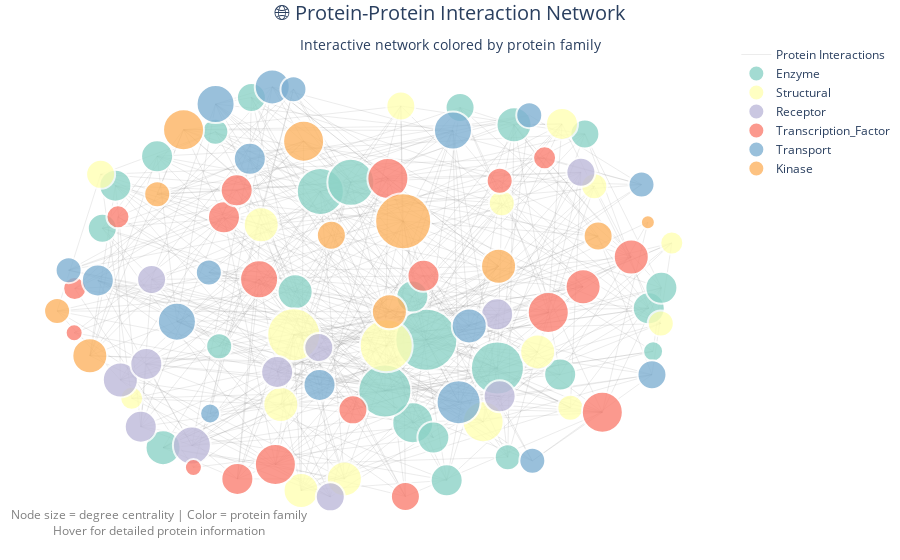

The cell this chart's notebook holds for it:
### Code cell
# 🌐 Protein-Protein Interaction Network Visualization
# Create interactive network graphs with NetworkX and Plotly

print("🌐 Creating Protein-Protein Interaction Network Visualization")
print("=" * 60)

def create_protein_network_visualization():
    """
    Create an interactive protein-protein interaction network with biological annotations
    """
    
    # Create NetworkX graph from PPI data
    G = nx.Graph()
    
    # Add nodes (proteins) with attributes
    for _, protein in protein_data.iterrows():
        G.add_node(protein['protein_id'], 
                  family=protein['family'],
                  function=protein['function'],
                  expression=protein['expression_level'],
                  location=protein['cellular_location'],
                  mw=protein['molecular_weight'])
    
    # Add edges (interactions) with weights
    for _, interaction in ppi_network.iterrows():
        if interaction['confidence'] > 0.3:  # Filter for high-confidence interactions
            G.add_edge(interaction['protein_a'], 
                      interaction['protein_b'],
                      weight=interaction['interaction_strength'],
                      evidence=interaction['evidence_type'],
                      confidence=interaction['confidence'])
    
    print(f"📊 Network Statistics:")
    print(f"   🔸 Nodes (Proteins): {G.number_of_nodes()}")
    print(f"   🔗 Edges (Interactions): {G.number_of_edges()}")
    print(f"   🌐 Network Density: {nx.density(G):.4f}")
    print(f"   🔄 Average Clustering: {nx.average_clustering(G):.4f}")
    
    # Calculate network layout using spring layout for biological networks
    pos = nx.spring_layout(G, k=1, iterations=50, seed=42)
    
    # Calculate node properties for visualization
    node_degrees = dict(G.degree())
    betweenness = nx.betweenness_centrality(G)
    closeness = nx.closeness_centrality(G)
    
    # Create edge trace for Plotly
    edge_x = []
    edge_y = []
    edge_weights = []
    
    for edge in G.edges():
        x0, y0 = pos[edge[0]]
        x1, y1 = pos[edge[1]]
        edge_x.extend([x0, x1, None])
        edge_y.extend([y0, y1, None])
        edge_weights.append(G[edge[0]][edge[1]]['weight'])
    
    # Create edge trace
    edge_trace = go.Scatter(
        x=edge_x, y=edge_y,
        line=dict(width=0.5, color='rgba(125,125,125,0.3)'),
        hoverinfo='none',
        mode='lines',
        name='Protein Interactions'
    )
    
    # Create node traces by protein family for color coding
    families = protein_data['family'].unique()
    family_colors = px.colors.qualitative.Set3
    
    node_traces = []
    
    for i, family in enumerate(families):
        family_proteins = protein_data[protein_data['family'] == family]['protein_id'].tolist()
        family_nodes = [node for node in G.nodes() if node in family_proteins]
        
        if family_nodes:
            node_x = [pos[node][0] for node in family_nodes]
            node_y = [pos[node][1] for node in family_nodes]
            
            # Get node properties
            node_sizes = [node_degrees[node] * 3 + 5 for node in family_nodes]
            node_expressions = [G.nodes[node]['expression'] for node in family_nodes]
            node_locations = [G.nodes[node]['location'] for node in family_nodes]
            node_functions = [G.nodes[node]['function'] for node in family_nodes]
            
            hover_text = []
            for j, node in enumerate(family_nodes):
                hover_text.append(
                    f"Protein: {node}<br>"
                    f"Family: {family}<br>"
                    f"Function: {node_functions[j]}<br>"
                    f"Location: {node_locations[j]}<br>"
                    f"Expression: {node_expressions[j]:.2f} FPKM<br>"
                    f"Connections: {node_degrees[node]}<br>"
                    f"Betweenness: {betweenness[node]:.4f}<br>"
                    f"Closeness: {closeness[node]:.4f}"
                )
            
            node_trace = go.Scatter(
                x=node_x, y=node_y,
                mode='markers',
                hoverinfo='text',
                text=hover_text,
                name=family,
                marker=dict(
                    size=node_sizes,
                    color=family_colors[i % len(family_colors)],
                    line=dict(width=2, color='white'),
                    opacity=0.8
                )
            )
            node_traces.append(node_trace)
    
    # Create the network visualization
    fig = go.Figure(data=[edge_trace] + node_traces,
                   layout=go.Layout(
                       title={
                           'text': "🌐 Protein-Protein Interaction Network<br><sub>Interactive network colored by protein family</sub>",
                           'x': 0.5,
                           'xanchor': 'center',
                           'font': {'size': 20}
                       },
                       showlegend=True,
                       hovermode='closest',
                       margin=dict(b=20,l=5,r=5,t=40),
                       annotations=[ dict(
                           text="Node size = degree centrality | Color = protein family<br>Hover for detailed protein information",
                           showarrow=False,
                           xref="paper", yref="paper",
                           x=0.005, y=-0.002,
                           xanchor='left', yanchor='bottom',
                           font=dict(color='gray', size=12)
                       )],
                       xaxis=dict(showgrid=False, zeroline=False, showticklabels=False),
                       yaxis=dict(showgrid=False, zeroline=False, showticklabels=False),
                       plot_bgcolor='white',
                       paper_bgcolor='white'
                   ))
    
    return fig, G

# Create and display the protein network
protein_network_fig, protein_graph = create_protein_network_visualization()
protein_network_fig.show()

# Analyze network communities
print("\n🏘️  NETWORK COMMUNITY ANALYSIS:")
print("=" * 40)

# Find communities using Louvain algorithm
communities = community.greedy_modularity_communities(protein_graph)
modularity = community.modularity(protein_graph, communities)

print(f"🔍 Detected Communities: {len(communities)}")
print(f"📊 Modularity Score: {modularity:.4f}")

for i, comm in enumerate(communities):
    if len(comm) >= 3:  # Only show communities with 3+ proteins
        comm_families = [protein_data[protein_data['protein_id'] == node]['family'].iloc[0] 
                        for node in comm if node in protein_data['protein_id'].values]
        family_counts = pd.Series(comm_families).value_counts()
        print(f"   Community {i+1}: {len(comm)} proteins")
        print(f"      Top families: {', '.join([f'{k}({v})' for k, v in family_counts.head(2).items()])}")

# Calculate hub proteins (high degree centrality)
degree_centrality = nx.degree_centrality(protein_graph)
hub_proteins = sorted(degree_centrality.items(), key=lambda x: x[1], reverse=True)[:10]

print(f"\n🎯 TOP HUB PROTEINS (High Connectivity):")
print("=" * 45)
for i, (protein, centrality) in enumerate(hub_proteins):
    protein_info = protein_data[protein_data['protein_id'] == protein].iloc[0]
    print(f"   {i+1}. {protein}: {centrality:.4f}")
    print(f"      Family: {protein_info['family']}, Function: {protein_info['function']}")

print(f"\n✅ Protein-Protein Interaction Network Analysis Complete!")
print(f"🎨 Interactive visualization shows {protein_graph.number_of_nodes()} proteins and {protein_graph.number_of_edges()} interactions")

### Figure 1 — Plotly figure (JSON) as saved in the notebook; plotly's stock layout.template omitted (floating-point values rounded to 4 significant figures; data arrays with more than 128 entries replaced by an {"elided": "..."} marker saying what was removed)
{"data": [{"hoverinfo": "none", "line": {"color": "rgba(125,125,125,0.3)", "width": 0.5}, "mode": "lines", "name": "Protein Interactions", "type": "scatter", "x": {"elided": "1386 float values"}, "y": {"elided": "1386 float values"}}, {"hoverinfo": "text", "marker": {"color": "rgb(141,211,199)", "line": {"color": "white", "width": 2}, "opacity": 0.8, "size": [47, 41, 32, 32, 26, 29, 29, 32, 32, 62, 32, 35, 47, 53, 32, 35, 26, 20, 35, 29, 32, 53, 26, 29, 32]}, "mode": "markers", "name": "Enzyme", "text": ["Protein: PROT_0001<br>Family: Enzyme<br>Function: Apoptosis<br>Location: Mitochondria<br>Expression: 444.22 FPKM<br>Connections: 14<br>Betweenness: 0.0295<br>Closeness: 0.4901", "Protein: PROT_0011<br>Family: Enzyme<br>Function: DNA_Repair<br>Location: Mitochondria<br>Expression: 76.18 FPKM<br>Connections: 12<br>Betweenness: 0.0225<br>Closeness: 0.4853", "Protein: PROT_0016<br>Family: Enzyme<br>Function: Metabolism<br>Location: Cytoplasm<br>Expression: 243.47 FPKM<br>Connections: 9<br>Betweenness: 0.0099<br>Closeness: 0.4459", "Protein: PROT_0020<br>Family: Enzyme<br>Function: Cell_Cycle<br>Location: Cytoplasm<br>Expression: 98.55 FPKM<br>Connections: 9<br>Betweenness: 0.0133<br>Closeness: 0.4304", "Protein: PROT_0023<br>Family: Enzyme<br>Function: Immune_Response<br>Location: Nucleus<br>Expression: 59.54 FPKM<br>Connections: 7<br>Betweenness: 0.0070<br>Closeness: 0.4213", "Protein: PROT_0027<br>Family: Enzyme<br>Function: Immune_Response<br>Location: Membrane<br>Expression: 20.26 FPKM<br>Connections: 8<br>Betweenness: 0.0077<br>Closeness: 0.4267", "Protein: PROT_0033<br>Family: Enzyme<br>Function: Immune_Response<br>Location: Membrane<br>Expression: 100.34 FPKM<br>Connections: 8<br>Betweenness: 0.0081<br>Closeness: 0.4177", "Protein: PROT_0034<br>Family: Enzyme<br>Function: DNA_Repair<br>Location: Membrane<br>Expression: 229.99 FPKM<br>Connections: 9<br>Betweenness: 0.0100<br>Closeness: 0.4361", "Protein: PROT_0039<br>Family: Enzyme<br>Function: DNA_Repair<br>Location: Membrane<br>Expression: 729.95 FPKM<br>Connections: 9<br>Betweenness: 0.0152<br>Closeness: 0.4249", "Protein: PROT_0040<br>Family: Enzyme<br>Function: Signaling<br>Location: Cytoplasm<br>Expression: 96.16 FPKM<br>Connections: 19<br>Betweenness: 0.0467<br>Closeness: 0.5266", "Protein: PROT_0048<br>Family: Enzyme<br>Function: Apoptosis<br>Location: Cytoplasm<br>Expression: 340.94 FPKM<br>Connections: 9<br>Betweenness: 0.0101<br>Closeness: 0.4400", "Protein: PROT_0050<br>Family: Enzyme<br>Function: Immune_Response<br>Location: Nucleus<br>Expression: 120.95 FPKM<br>Connections: 10<br>Betweenness: 0.0164<br>Closeness: 0.4521", "Protein: PROT_0058<br>Family: Enzyme<br>Function: DNA_Repair<br>Location: Membrane<br>Expression: 65.68 FPKM<br>Connections: 14<br>Betweenness: 0.0315<br>Closeness: 0.4692", "Protein: PROT_0059<br>Family: Enzyme<br>Function: Immune_Response<br>Location: Membrane<br>Expression: 298.60 FPKM<br>Connections: 16<br>Betweenness: 0.0383<br>Closeness: 0.5025", "Protein: PROT_0060<br>Family: Enzyme<br>Function: Cell_Cycle<br>Location: Nucleus<br>Expression: 270.40 FPKM<br>Connections: 9<br>Betweenness: 0.0124<br>Closeness: 0.4420", "Protein: PROT_0061<br>Family: Enzyme<br>Function: Metabolism<br>Location: Mitochondria<br>Expression: 91.72 FPKM<br>Connections: 10<br>Betweenness: 0.0121<br>Closeness: 0.4400", "Protein: PROT_0066<br>Family: Enzyme<br>Function: Apoptosis<br>Location: Membrane<br>Expression: 316.06 FPKM<br>Connections: 7<br>Betweenness: 0.0058<br>Closeness: 0.4195", "Protein: PROT_0068<br>Family: Enzyme<br>Function: Cell_Cycle<br>Location: Nucleus<br>Expression: 224.50 FPKM<br>Connections: 5<br>Betweenness: 0.0033<br>Closeness: 0.3929", "Protein: PROT_0074<br>Family: Enzyme<br>Function: Immune_Response<br>Location: Mitochondria<br>Expression: 905.93 FPKM<br>Connections: 10<br>Betweenness: 0.0161<br>Closeness: 0.4439", "Protein: PROT_0079<br>Family: Enzyme<br>Function: Immune_Response<br>Location: Cytoplasm<br>Expression: 245.04 FPKM<br>Connections: 8<br>Betweenness: 0.0089<br>Closeness: 0.4231", "Protein: PROT_0083<br>Family: Enzyme<br>Function: DNA_Repair<br>Location: Mitochondria<br>Expression: 86.05 FPKM<br>Connections: 9<br>Betweenness: 0.0147<br>Closeness: 0.4459", "Protein: PROT_0086<br>Family: Enzyme<br>Function: Cell_Cycle<br>Location: Nucleus<br>Expression: 96.54 FPKM<br>Connections: 16<br>Betweenness: 0.0418<br>Closeness: 0.5077", "Protein: PROT_0095<br>Family: Enzyme<br>Function: Signaling<br>Location: Nucleus<br>Expression: 252.00 FPKM<br>Connections: 7<br>Betweenness: 0.0056<br>Closeness: 0.4249", "Protein: PROT_0096<br>Family: Enzyme<br>Function: DNA_Repair<br>Location: Membrane<br>Expression: 123.48 FPKM<br>Connections: 8<br>Betweenness: 0.0109<br>Closeness: 0.4267", "Protein: PROT_0097<br>Family: Enzyme<br>Function: Metabolism<br>Location: Nucleus<br>Expression: 135.63 FPKM<br>Connections: 9<br>Betweenness: 0.0131<br>Closeness: 0.4323"], "type": "scatter", "x": [-0.1385, 0.1609, 0.2708, 0.6385, -0.4788, 0.7184, -0.845, -0.6675, 0.2275, 0.2048, 0.1595, -0.6481, -0.03988, 0.4351, 0.9255, 0.4889, -0.4664, 0.9395, -0.2203, 0.3141, -0.8027, 0.07046, 0.4687, -0.3618, 0.9663], "y": [0.4886, -0.6288, -0.9063, -0.3961, 0.7768, 0.7661, 0.3108, 0.6583, -0.7001, -0.2274, -0.01903, -0.7488, 0.5325, -0.3643, -0.07572, 0.8104, -0.259, -0.2835, 0.003808, 0.8938, 0.5164, -0.4752, -0.7947, 0.9423, 0.02293]}, {"hoverinfo": "text", "marker": {"color": "rgb(255,255,179)", "line": {"color": "white", "width": 2}, "opacity": 0.8, "size": [26, 29, 29, 35, 35, 53, 23, 53, 26, 35, 35, 26, 35, 41, 32, 23, 26]}, "mode": "markers", "name": "Structural", "text": ["Protein: PROT_0002<br>Family: Structural<br>Function: Signaling<br>Location: Membrane<br>Expression: 106.12 FPKM<br>Connections: 7<br>Betweenness: 0.0059<br>Closeness: 0.4213", "Protein: PROT_0004<br>Family: Structural<br>Function: Signaling<br>Location: Mitochondria<br>Expression: 50.39 FPKM<br>Connections: 8<br>Betweenness: 0.0102<br>Closeness: 0.4091", "Protein: PROT_0005<br>Family: Structural<br>Function: Signaling<br>Location: Cytoplasm<br>Expression: 40.22 FPKM<br>Connections: 8<br>Betweenness: 0.0066<br>Closeness: 0.4249", "Protein: PROT_0010<br>Family: Structural<br>Function: DNA_Repair<br>Location: Cytoplasm<br>Expression: 879.12 FPKM<br>Connections: 10<br>Betweenness: 0.0112<br>Closeness: 0.4521", "Protein: PROT_0014<br>Family: Structural<br>Function: Apoptosis<br>Location: Cytoplasm<br>Expression: 35.31 FPKM<br>Connections: 10<br>Betweenness: 0.0149<br>Closeness: 0.4381", "Protein: PROT_0021<br>Family: Structural<br>Function: Metabolism<br>Location: Cytoplasm<br>Expression: 981.96 FPKM<br>Connections: 16<br>Betweenness: 0.0313<br>Closeness: 0.4877", "Protein: PROT_0026<br>Family: Structural<br>Function: Cell_Cycle<br>Location: Cytoplasm<br>Expression: 269.25 FPKM<br>Connections: 6<br>Betweenness: 0.0021<br>Closeness: 0.3976", "Protein: PROT_0043<br>Family: Structural<br>Function: Cell_Cycle<br>Location: Nucleus<br>Expression: 129.58 FPKM<br>Connections: 16<br>Betweenness: 0.0356<br>Closeness: 0.4877", "Protein: PROT_0045<br>Family: Structural<br>Function: DNA_Repair<br>Location: Membrane<br>Expression: 102.67 FPKM<br>Connections: 7<br>Betweenness: 0.0062<br>Closeness: 0.4267", "Protein: PROT_0056<br>Family: Structural<br>Function: Apoptosis<br>Location: Mitochondria<br>Expression: 186.60 FPKM<br>Connections: 10<br>Betweenness: 0.0221<br>Closeness: 0.4583", "Protein: PROT_0062<br>Family: Structural<br>Function: Metabolism<br>Location: Cytoplasm<br>Expression: 18.29 FPKM<br>Connections: 10<br>Betweenness: 0.0119<br>Closeness: 0.4583", "Protein: PROT_0076<br>Family: Structural<br>Function: Metabolism<br>Location: Cytoplasm<br>Expression: 113.19 FPKM<br>Connections: 7<br>Betweenness: 0.0069<br>Closeness: 0.4074", "Protein: PROT_0089<br>Family: Structural<br>Function: DNA_Repair<br>Location: Membrane<br>Expression: 702.69 FPKM<br>Connections: 10<br>Betweenness: 0.0122<br>Closeness: 0.4400", "Protein: PROT_0090<br>Family: Structural<br>Function: Immune_Response<br>Location: Mitochondria<br>Expression: 55.63 FPKM<br>Connections: 12<br>Betweenness: 0.0166<br>Closeness: 0.4541", "Protein: PROT_0092<br>Family: Structural<br>Function: Signaling<br>Location: Membrane<br>Expression: 65.06 FPKM<br>Connections: 9<br>Betweenness: 0.0102<br>Closeness: 0.4361", "Protein: PROT_0098<br>Family: Structural<br>Function: Cell_Cycle<br>Location: Membrane<br>Expression: 89.49 FPKM<br>Connections: 6<br>Betweenness: 0.0058<br>Closeness: 0.4213", "Protein: PROT_0100<br>Family: Structural<br>Function: Immune_Response<br>Location: Nucleus<br>Expression: 243.37 FPKM<br>Connections: 7<br>Betweenness: 0.0064<br>Closeness: 0.4108"], "type": "scatter", "x": [0.749, -0.8504, 0.1222, -0.06067, -0.3301, -0.2249, 1, 0.07484, 0.9644, -0.2667, -0.201, 0.6714, 0.5655, 0.3889, 0.6443, -0.7497, 0.4494], "y": [0.5138, 0.571, 0.9009, -0.8996, 0.3275, -0.2036, 0.2395, -0.2569, -0.1492, -0.5402, -0.9559, -0.5558, -0.2863, -0.6241, 0.8142, -0.5108, 0.4312]}, {"hoverinfo": "text", "marker": {"color": "rgb(190,186,218)", "line": {"color": "white", "width": 2}, "opacity": 0.8, "size": [38, 32, 32, 29, 35, 32, 32, 29, 29, 32, 29]}, "mode": "markers", "name": "Receptor", "text": ["Protein: PROT_0003<br>Family: Receptor<br>Function: Signaling<br>Location: Cytoplasm<br>Expression: 280.09 FPKM<br>Connections: 11<br>Betweenness: 0.0161<br>Closeness: 0.4439", "Protein: PROT_0007<br>Family: Receptor<br>Function: DNA_Repair<br>Location: Nucleus<br>Expression: 53.22 FPKM<br>Connections: 9<br>Betweenness: 0.0089<br>Closeness: 0.4304", "Protein: PROT_0008<br>Family: Receptor<br>Function: DNA_Repair<br>Location: Nucleus<br>Expression: 45.47 FPKM<br>Connections: 9<br>Betweenness: 0.0114<br>Closeness: 0.4195", "Protein: PROT_0009<br>Family: Receptor<br>Function: Signaling<br>Location: Nucleus<br>Expression: 232.71 FPKM<br>Connections: 8<br>Betweenness: 0.0081<br>Closeness: 0.4249", "Protein: PROT_0012<br>Family: Receptor<br>Function: Signaling<br>Location: Mitochondria<br>Expression: 27.34 FPKM<br>Connections: 10<br>Betweenness: 0.0163<br>Closeness: 0.4500", "Protein: PROT_0030<br>Family: Receptor<br>Function: Signaling<br>Location: Nucleus<br>Expression: 322.73 FPKM<br>Connections: 9<br>Betweenness: 0.0122<br>Closeness: 0.4342", "Protein: PROT_0031<br>Family: Receptor<br>Function: DNA_Repair<br>Location: Mitochondria<br>Expression: 141.51 FPKM<br>Connections: 9<br>Betweenness: 0.0113<br>Closeness: 0.4541", "Protein: PROT_0038<br>Family: Receptor<br>Function: Immune_Response<br>Location: Cytoplasm<br>Expression: 91.27 FPKM<br>Connections: 8<br>Betweenness: 0.0095<br>Closeness: 0.4323", "Protein: PROT_0042<br>Family: Receptor<br>Function: Metabolism<br>Location: Mitochondria<br>Expression: 83.24 FPKM<br>Connections: 8<br>Betweenness: 0.0083<br>Closeness: 0.4213", "Protein: PROT_0044<br>Family: Receptor<br>Function: Apoptosis<br>Location: Membrane<br>Expression: 67.12 FPKM<br>Connections: 9<br>Betweenness: 0.0109<br>Closeness: 0.4439", "Protein: PROT_0063<br>Family: Receptor<br>Function: Apoptosis<br>Location: Nucleus<br>Expression: 97.51 FPKM<br>Connections: 8<br>Betweenness: 0.0090<br>Closeness: 0.4323"], "type": "scatter", "x": [-0.5547, 0.4423, -0.7204, -0.1436, -0.7865, -0.7025, -0.2785, 0.7056, -0.1064, 0.4342, -0.6853], "y": [-0.7388, -0.5007, -0.6478, -0.2654, -0.4219, -0.3447, -0.3835, 0.5809, -0.9865, -0.105, 0.06329]}, {"hoverinfo": "text", "marker": {"color": "rgb(251,128,114)", "line": {"color": "white", "width": 2}, "opacity": 0.8, "size": [32, 29, 32, 26, 35, 35, 32, 41, 17, 23, 17, 41, 41, 23, 41, 38, 32, 29, 23]}, "mode": "markers", "name": "Transcription_Factor", "text": ["Protein: PROT_0006<br>Family: Transcription_Factor<br>Function: Cell_Cycle<br>Location: Nucleus<br>Expression: 70.05 FPKM<br>Connections: 9<br>Betweenness: 0.0130<br>Closeness: 0.4381", "Protein: PROT_0015<br>Family: Transcription_Factor<br>Function: Metabolism<br>Location: Nucleus<br>Expression: 45.46 FPKM<br>Connections: 8<br>Betweenness: 0.0087<br>Closeness: 0.4323", "Protein: PROT_0019<br>Family: Transcription_Factor<br>Function: Signaling<br>Location: Cytoplasm<br>Expression: 158.91 FPKM<br>Connections: 9<br>Betweenness: 0.0102<br>Closeness: 0.4342", "Protein: PROT_0024<br>Family: Transcription_Factor<br>Function: Apoptosis<br>Location: Cytoplasm<br>Expression: 94.16 FPKM<br>Connections: 7<br>Betweenness: 0.0070<br>Closeness: 0.4125", "Protein: PROT_0032<br>Family: Transcription_Factor<br>Function: Apoptosis<br>Location: Nucleus<br>Expression: 249.31 FPKM<br>Connections: 10<br>Betweenness: 0.0127<br>Closeness: 0.4500", "Protein: PROT_0047<br>Family: Transcription_Factor<br>Function: Cell_Cycle<br>Location: Mitochondria<br>Expression: 132.23 FPKM<br>Connections: 10<br>Betweenness: 0.0136<br>Closeness: 0.4459", "Protein: PROT_0052<br>Family: Transcription_Factor<br>Function: Apoptosis<br>Location: Nucleus<br>Expression: 1400.81 FPKM<br>Connections: 9<br>Betweenness: 0.0102<br>Closeness: 0.4304", "Protein: PROT_0053<br>Family: Transcription_Factor<br>Function: DNA_Repair<br>Location: Nucleus<br>Expression: 67.52 FPKM<br>Connections: 12<br>Betweenness: 0.0252<br>Closeness: 0.4670", "Protein: PROT_0055<br>Family: Transcription_Factor<br>Function: Cell_Cycle<br>Location: Membrane<br>Expression: 45.44 FPKM<br>Connections: 4<br>Betweenness: 0.0026<br>Closeness: 0.3694", "Protein: PROT_0057<br>Family: Transcription_Factor<br>Function: DNA_Repair<br>Location: Membrane<br>Expression: 105.70 FPKM<br>Connections: 6<br>Betweenness: 0.0055<br>Closeness: 0.4074", "Protein: PROT_0067<br>Family: Transcription_Factor<br>Function: Immune_Response<br>Location: Membrane<br>Expression: 1026.12 FPKM<br>Connections: 4<br>Betweenness: 0.0016<br>Closeness: 0.3779", "Protein: PROT_0069<br>Family: Transcription_Factor<br>Function: Cell_Cycle<br>Location: Mitochondria<br>Expression: 261.85 FPKM<br>Connections: 12<br>Betweenness: 0.0213<br>Closeness: 0.4714", "Protein: PROT_0073<br>Family: Transcription_Factor<br>Function: Immune_Response<br>Location: Membrane<br>Expression: 313.91 FPKM<br>Connections: 12<br>Betweenness: 0.0210<br>Closeness: 0.4500", "Protein: PROT_0077<br>Family: Transcription_Factor<br>Function: Cell_Cycle<br>Location: Mitochondria<br>Expression: 231.90 FPKM<br>Connections: 6<br>Betweenness: 0.0064<br>Closeness: 0.3913", "Protein: PROT_0078<br>Family: Transcription_Factor<br>Function: Signaling<br>Location: Mitochondria<br>Expression: 462.31 FPKM<br>Connections: 12<br>Betweenness: 0.0200<br>Closeness: 0.4670", "Protein: PROT_0080<br>Family: Transcription_Factor<br>Function: Signaling<br>Location: Membrane<br>Expression: 428.65 FPKM<br>Connections: 11<br>Betweenness: 0.0206<br>Closeness: 0.4562", "Protein: PROT_0081<br>Family: Transcription_Factor<br>Function: Signaling<br>Location: Mitochondria<br>Expression: 76.02 FPKM<br>Connections: 9<br>Betweenness: 0.0143<br>Closeness: 0.4420", "Protein: PROT_0091<br>Family: Transcription_Factor<br>Function: DNA_Repair<br>Location: Cytoplasm<br>Expression: 43.02 FPKM<br>Connections: 8<br>Betweenness: 0.0080<br>Closeness: 0.4249", "Protein: PROT_0093<br>Family: Transcription_Factor<br>Function: Immune_Response<br>Location: Cytoplasm<br>Expression: 1044.49 FPKM<br>Connections: 6<br>Betweenness: 0.0040<br>Closeness: 0.4160"], "type": "scatter", "x": [-0.4509, 0.137, -0.4075, 0.4425, 0.7128, 0.8688, 0.1956, 0.775, -0.5498, 0.5879, -0.9361, 0.08016, -0.2842, -0.9343, 0.5999, -0.337, -0.4096, -0.03303, -0.7943], "y": [0.3633, -0.9845, -0.8998, 0.5396, 0.02808, 0.1718, 0.08101, -0.578, -0.8443, 0.6507, -0.1942, 0.5507, -0.8303, 0.01951, -0.09647, 0.06437, 0.4937, -0.5662, 0.3657]}, {"hoverinfo": "text", "marker": {"color": "rgb(128,177,211)", "line": {"color": "white", "width": 2}, "opacity": 0.8, "size": [32, 38, 26, 32, 35, 26, 32, 26, 26, 26, 29, 44, 38, 38, 20, 26, 35]}, "mode": "markers", "name": "Transport", "text": ["Protein: PROT_0013<br>Family: Transport<br>Function: DNA_Repair<br>Location: Membrane<br>Expression: 286.23 FPKM<br>Connections: 9<br>Betweenness: 0.0119<br>Closeness: 0.4304", "Protein: PROT_0017<br>Family: Transport<br>Function: Signaling<br>Location: Membrane<br>Expression: 125.80 FPKM<br>Connections: 11<br>Betweenness: 0.0143<br>Closeness: 0.4500", "Protein: PROT_0018<br>Family: Transport<br>Function: Cell_Cycle<br>Location: Membrane<br>Expression: 74.65 FPKM<br>Connections: 7<br>Betweenness: 0.0079<br>Closeness: 0.4267", "Protein: PROT_0025<br>Family: Transport<br>Function: DNA_Repair<br>Location: Cytoplasm<br>Expression: 98.22 FPKM<br>Connections: 9<br>Betweenness: 0.0110<br>Closeness: 0.4480", "Protein: PROT_0035<br>Family: Transport<br>Function: Signaling<br>Location: Membrane<br>Expression: 783.50 FPKM<br>Connections: 10<br>Betweenness: 0.0143<br>Closeness: 0.4459", "Protein: PROT_0036<br>Family: Transport<br>Function: Apoptosis<br>Location: Mitochondria<br>Expression: 70.86 FPKM<br>Connections: 7<br>Betweenness: 0.0072<br>Closeness: 0.4249", "Protein: PROT_0037<br>Family: Transport<br>Function: Metabolism<br>Location: Cytoplasm<br>Expression: 133.33 FPKM<br>Connections: 9<br>Betweenness: 0.0099<br>Closeness: 0.4562", "Protein: PROT_0051<br>Family: Transport<br>Function: Apoptosis<br>Location: Mitochondria<br>Expression: 194.62 FPKM<br>Connections: 7<br>Betweenness: 0.0064<br>Closeness: 0.4177", "Protein: PROT_0064<br>Family: Transport<br>Function: Immune_Response<br>Location: Membrane<br>Expression: 170.58 FPKM<br>Connections: 7<br>Betweenness: 0.0055<br>Closeness: 0.4195", "Protein: PROT_0070<br>Family: Transport<br>Function: Cell_Cycle<br>Location: Membrane<br>Expression: 172.12 FPKM<br>Connections: 7<br>Betweenness: 0.0108<br>Closeness: 0.4160", "Protein: PROT_0071<br>Family: Transport<br>Function: Cell_Cycle<br>Location: Mitochondria<br>Expression: 479.35 FPKM<br>Connections: 8<br>Betweenness: 0.0097<br>Closeness: 0.4142", "Protein: PROT_0072<br>Family: Transport<br>Function: Cell_Cycle<br>Location: Cytoplasm<br>Expression: 252.50 FPKM<br>Connections: 13<br>Betweenness: 0.0245<br>Closeness: 0.4760", "Protein: PROT_0075<br>Family: Transport<br>Function: DNA_Repair<br>Location: Mitochondria<br>Expression: 186.23 FPKM<br>Connections: 11<br>Betweenness: 0.0137<br>Closeness: 0.4521", "Protein: PROT_0082<br>Family: Transport<br>Function: Signaling<br>Location: Mitochondria<br>Expression: 62.30 FPKM<br>Connections: 11<br>Betweenness: 0.0137<br>Closeness: 0.4670", "Protein: PROT_0084<br>Family: Transport<br>Function: Immune_Response<br>Location: Nucleus<br>Expression: 41.79 FPKM<br>Connections: 5<br>Betweenness: 0.0036<br>Closeness: 0.3929", "Protein: PROT_0085<br>Family: Transport<br>Function: Signaling<br>Location: Cytoplasm<br>Expression: 165.72 FPKM<br>Connections: 7<br>Betweenness: 0.0045<br>Closeness: 0.4142", "Protein: PROT_0088<br>Family: Transport<br>Function: Signaling<br>Location: Membrane<br>Expression: 40.80 FPKM<br>Connections: 10<br>Betweenness: 0.0133<br>Closeness: 0.4400"], "type": "scatter", "x": [-0.367, -0.478, 0.902, -0.1412, -0.2944, 0.5482, -0.8595, -0.4998, 0.5383, -0.2257, 0.9358, 0.3094, -0.6033, 0.291, -0.4957, -0.9541, 0.3438], "y": [0.646, 0.9104, 0.5214, -0.446, 0.9934, -0.8125, 0.05862, 0.0974, 0.8569, 0.9824, -0.3964, -0.5296, -0.1402, 0.7827, -0.5839, 0.1081, -0.161]}, {"hoverinfo": "text", "marker": {"color": "rgb(253,180,98)", "line": {"color": "white", "width": 2}, "opacity": 0.8, "size": [41, 41, 35, 14, 26, 29, 29, 26, 35, 35, 56]}, "mode": "markers", "name": "Kinase", "text": ["Protein: PROT_0022<br>Family: Kinase<br>Function: Signaling<br>Location: Mitochondria<br>Expression: 75.50 FPKM<br>Connections: 12<br>Betweenness: 0.0189<br>Closeness: 0.4583", "Protein: PROT_0028<br>Family: Kinase<br>Function: DNA_Repair<br>Location: Membrane<br>Expression: 227.24 FPKM<br>Connections: 12<br>Betweenness: 0.0182<br>Closeness: 0.4648", "Protein: PROT_0029<br>Family: Kinase<br>Function: DNA_Repair<br>Location: Mitochondria<br>Expression: 86.38 FPKM<br>Connections: 10<br>Betweenness: 0.0151<br>Closeness: 0.4521", "Protein: PROT_0041<br>Family: Kinase<br>Function: Metabolism<br>Location: Cytoplasm<br>Expression: 71.33 FPKM<br>Connections: 3<br>Betweenness: 0.0010<br>Closeness: 0.3708", "Protein: PROT_0046<br>Family: Kinase<br>Function: Signaling<br>Location: Mitochondria<br>Expression: 173.68 FPKM<br>Connections: 7<br>Betweenness: 0.0048<br>Closeness: 0.4125", "Protein: PROT_0049<br>Family: Kinase<br>Function: Cell_Cycle<br>Location: Membrane<br>Expression: 107.84 FPKM<br>Connections: 8<br>Betweenness: 0.0092<br>Closeness: 0.4400", "Protein: PROT_0054<br>Family: Kinase<br>Function: Apoptosis<br>Location: Membrane<br>Expression: 1016.00 FPKM<br>Connections: 8<br>Betweenness: 0.0123<br>Closeness: 0.4267", "Protein: PROT_0065<br>Family: Kinase<br>Function: Signaling<br>Location: Nucleus<br>Expression: 148.68 FPKM<br>Connections: 7<br>Betweenness: 0.0076<br>Closeness: 0.4091", "Protein: PROT_0087<br>Family: Kinase<br>Function: Apoptosis<br>Location: Cytoplasm<br>Expression: 507.86 FPKM<br>Connections: 10<br>Betweenness: 0.0179<br>Closeness: 0.4420", "Protein: PROT_0094<br>Family: Kinase<br>Function: Apoptosis<br>Location: Membrane<br>Expression: 142.58 FPKM<br>Connections: 10<br>Betweenness: 0.0141<br>Closeness: 0.4626", "Protein: PROT_0099<br>Family: Kinase<br>Function: DNA_Repair<br>Location: Mitochondria<br>Expression: 156.14 FPKM<br>Connections: 17<br>Betweenness: 0.0419<br>Closeness: 0.5025"], "type": "scatter", "x": [-0.5817, -0.1927, -0.8854, 0.9226, -0.667, 0.7615, -0.1029, -0.9914, 0.08509, 0.4389, 0.1297], "y": [0.7865, 0.7312, -0.3048, 0.3398, 0.4748, 0.2729, 0.277, -0.08883, -0.09297, 0.1272, 0.345]}], "layout": {"annotations": [{"font": {"color": "gray", "size": 12}, "showarrow": false, "text": "Node size = degree centrality | Color = protein family<br>Hover for detailed protein information", "x": 0.005, "xanchor": "left", "xref": "paper", "y": -0.002, "yanchor": "bottom", "yref": "paper"}], "hovermode": "closest", "margin": {"b": 20, "l": 5, "r": 5, "t": 40}, "paper_bgcolor": "white", "plot_bgcolor": "white", "showlegend": true, "title": {"font": {"size": 20}, "text": "🌐 Protein-Protein Interaction Network<br><sub>Interactive network colored by protein family</sub>", "x": 0.5, "xanchor": "center"}, "xaxis": {"showgrid": false, "showticklabels": false, "zeroline": false}, "yaxis": {"showgrid": false, "showticklabels": false, "zeroline": false}}}
